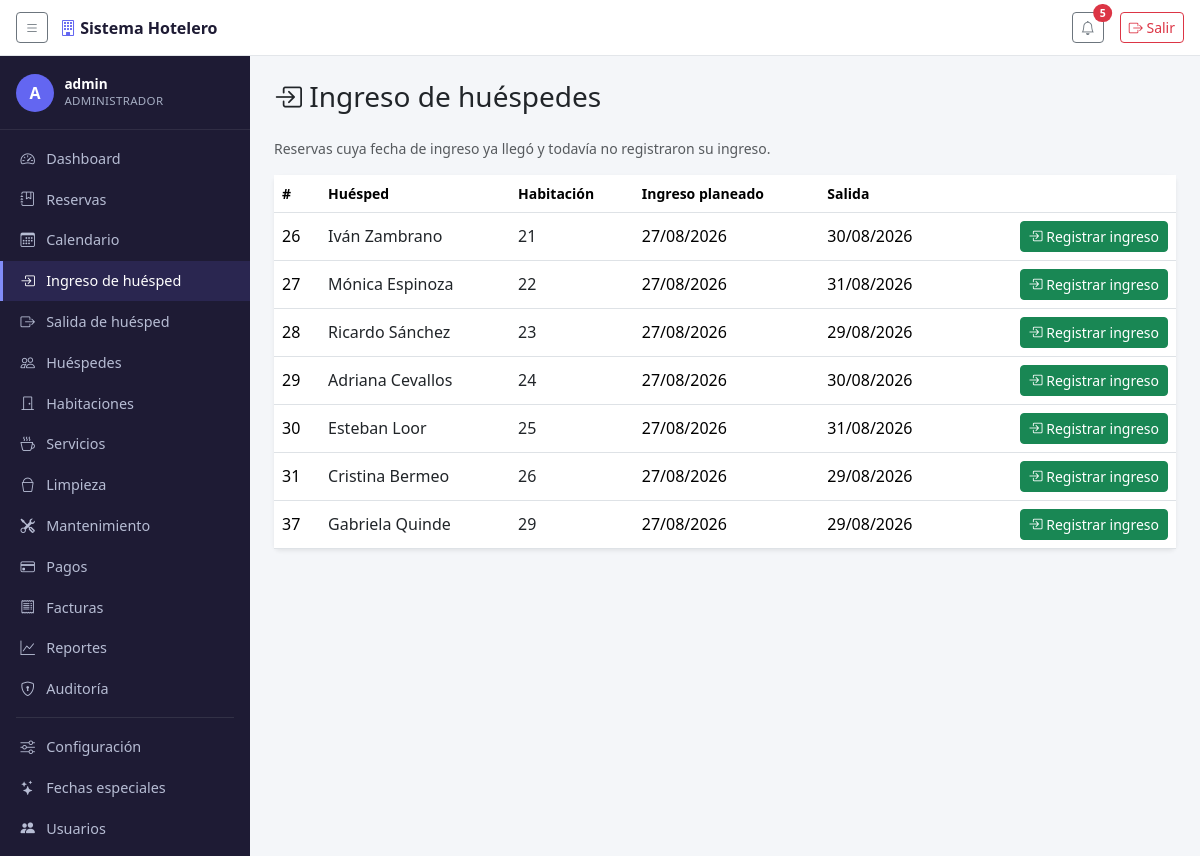
Page /checkin/ (signed in) on the earlier database version.
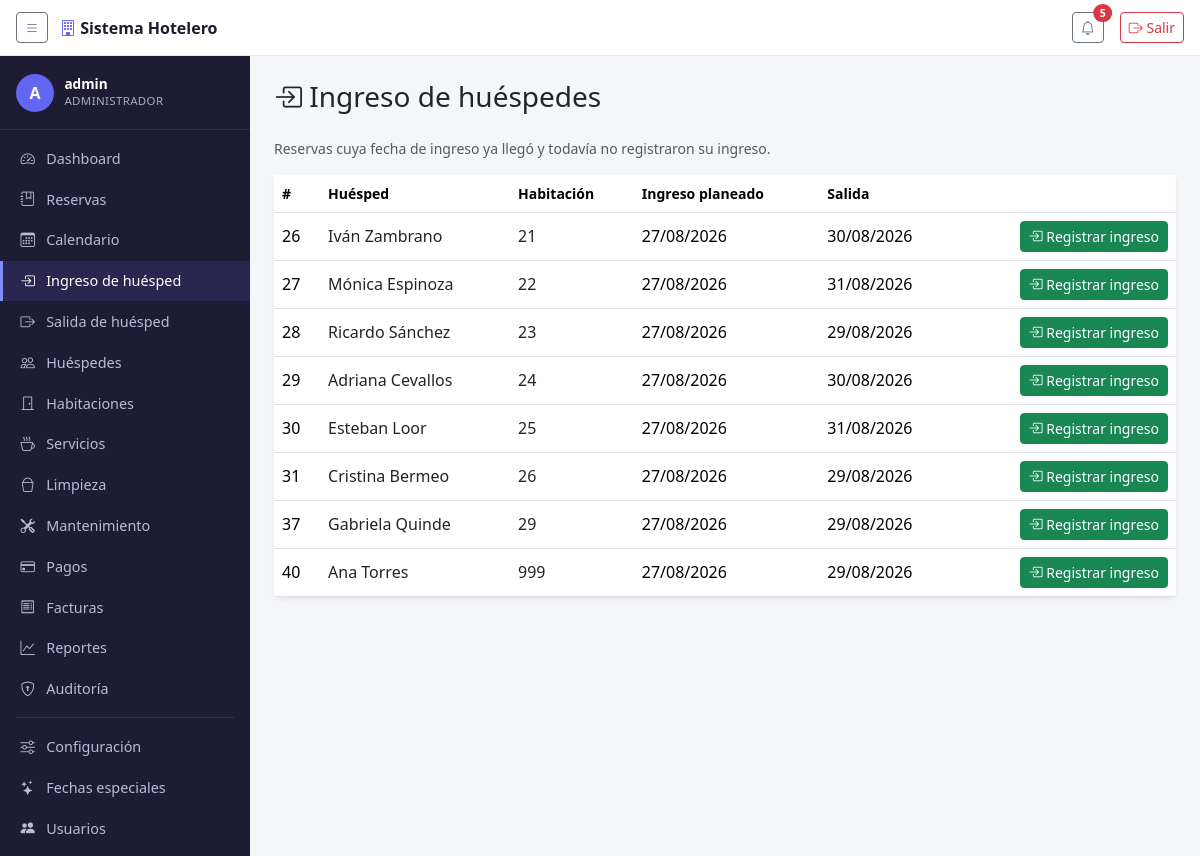
Same page on the later database version.
### reservas/models.py (models this page shows, shortened)
class Reserva(models.Model):
    cliente = models.ForeignKey(Cliente, on_delete=models.RESTRICT)
    habitacion = models.ForeignKey(Habitacion, on_delete=models.CASCADE)
    fecha_ingreso = models.DateField()
    fecha_salida = models.DateField()
    creada_en = models.DateTimeField(auto_now_add=True, null=True)
    check_in_at = models.DateTimeField(null=True, blank=True)
    check_out_at = models.DateTimeField(null=True, blank=True)
    cancelada_en = models.DateTimeField(null=True, blank=True)
    motivo_cancelacion = models.TextField(blank=True)
    class Meta:
        ordering = ['-fecha_ingreso']
        constraints = [
            models.CheckConstraint(
                check=Q(fecha_salida__gt=models.F('fecha_ingreso')),
                name='reserva_fecha_salida_posterior_a_ingreso',
            ),
        ]
    def duracion(self):
        return (self.fecha_salida - self.fecha_ingreso).days
    def temporada_especial(self):
        return FechaEspecial.objects.filter(
            activo=True, fecha_inicio__lte=self.fecha_salida, fecha_fin__gte=self.fecha_ingreso,
        ).order_by('-fecha_inicio').first()
    def costo(self):
        base = self.habitacion.precio * self.duracion()
        temporada = self.temporada_especial()
        if temporada and temporada.porcentaje_ajuste:
            factor = Decimal('1') + (temporada.porcentaje_ajuste / Decimal('100'))
            base = (base * factor).quantize(Decimal('0.01'))
        return base
    def total_consumos(self):
        return self.consumos.aggregate(t=Sum('subtotal'))['t'] or 0
    def total_con_iva(self):
        return self.costo() + self.total_consumos()
    def total_pagado(self):
        return self.pagos.aggregate(t=Sum('monto'))['t'] or 0
    def saldo_pendiente(self):
        total = self.factura.total if hasattr(self, 'factura') else self.total_con_iva()
        return total - self.total_pagado()

class Cliente(models.Model):
    cedula = models.CharField(
        max_length=13, primary_key=True, verbose_name='N.º de documento',
        help_text='Cédula (10 dígitos) o RUC (13 dígitos) según el tipo elegido abajo.',
    )
    tipo_documento = models.CharField(max_length=20, choices=TIPOS_DOCUMENTO, default='Cedula')
    nombre = models.CharField(max_length=50)
    apellido = models.CharField(max_length=50)
    telefono = models.CharField(
        max_length=10, validators=[validar_telefono_ecuador],
        help_text='10 dígitos, empieza con 0 (ej. 0991234567).',
    )
    correo = models.EmailField()
    direccion = models.CharField(max_length=100, null=True, blank=True)
    nacionalidad = models.CharField(max_length=50, null=True, blank=True)
    observaciones = models.TextField(null=True, blank=True)
    class Meta:
        ordering = ['apellido', 'nombre']
    def nombre_completo(self):
        return f'{self.nombre} {self.apellido}'

class Habitacion(models.Model):
    codigo = models.CharField(max_length=100, primary_key=True)
    numero = models.CharField(max_length=10, unique=True)
    tipo = models.ForeignKey(TipoHabitacion, on_delete=models.PROTECT, related_name='habitaciones')
    precio = models.DecimalField(
        max_digits=10, decimal_places=2,
        help_text=(
            'Precio por noche que paga el huésped, IVA incluido (sección 31). '
            'Si se deja en blanco se usa el del tipo.'
        ),
    )
    estado = models.CharField(max_length=20, choices=ESTADOS_HABITACION, default='Disponible')
    piso = models.CharField(max_length=10, null=True, blank=True)
    descripcion = models.TextField(null=True, blank=True)
    caracteristicas = models.TextField(
        null=True, blank=True,
        help_text='Ej: vista al mar, balcón, aire acondicionado (texto libre por ahora).',
    )
    imagen = models.ImageField(upload_to='habitaciones/', null=True, blank=True)
    class Meta:
        ordering = ['numero']

### reservas/views.py (the view)
# urls.py: path('checkin/', views.checkin_lista, name='checkin_lista'),
@permission_required('reservas.change_reserva', raise_exception=True)
def checkin_lista(request):
    hoy = timezone.localdate()
    pendientes = Reserva.objects.select_related('cliente', 'habitacion').filter(
        fecha_ingreso__lte=hoy, check_in_at__isnull=True, check_out_at__isnull=True,
        cancelada_en__isnull=True,
    ).order_by('fecha_ingreso')
    return render(request, 'reservas/checkin_lista.html', {
        'seccion': 'checkin', 'reservas': pendientes,
    })

### reservas/context_processors.py (called while the page is built)
def tema_temporada(request):
    if not request.user.is_authenticated:
        return {}
    hoy = timezone.localdate()
    especial = FechaEspecial.objects.filter(
        activo=True, fecha_inicio__lte=hoy, fecha_fin__gte=hoy,
    ).exclude(tema='ninguno').order_by('-fecha_inicio').first()
    if not especial:
        return {'tema_temporada': None}
    estilos = _ESTILOS_TEMA.get(especial.tema)
    if not estilos:
        return {'tema_temporada': None}
    return {'tema_temporada': {**estilos, 'fecha_especial': especial}}

### reservas/templates/reservas/checkin_lista.html (shortened to what this page needs)
{% extends "base.html" %}
{% block content %}
<h1 class="h3 mb-4"><i class="bi bi-box-arrow-in-right"></i> Ingreso de huéspedes</h1>
<p class="text-muted small mb-3">Reservas cuya fecha de ingreso ya llegó y todavía no registraron su ingreso.</p>
<div class="card border-0 shadow-sm">
  <div class="table-responsive">
    <table class="table align-middle mb-0">
      <thead>
        <tr class="text-muted small">
          <th>#</th>
          <th>Huésped</th>
          <th>Habitación</th>
          <th>Ingreso planeado</th>
          <th>Salida</th>
          <th></th>
        </tr>
      </thead>
      <tbody>
        {% for r in reservas %}
        <tr>
          <td>{{ r.id }}</td>
          <td><a href="{% url 'huesped_detalle' r.cliente.cedula %}">{{ r.cliente.nombre_completo }}</a></td>
          <td><a href="{% url 'habitacion_detalle' r.habitacion.codigo %}">{{ r.habitacion.numero }}</a></td>
          <td>{{ r.fecha_ingreso|date:"d/m/Y" }}</td>
          <td>{{ r.fecha_salida|date:"d/m/Y" }}</td>
          <td class="text-end">
            <form method="post" action="{% url 'checkin_confirmar' r.id %}">
              <button type="submit" class="btn btn-sm btn-success">
                <i class="bi bi-box-arrow-in-right"></i> Registrar ingreso
              </button>
            </form>
          </td>
        </tr>
        {% empty %}
        <tr><td colspan="6" class="text-center text-muted py-4">No hay ingresos pendientes.</td></tr>
        {% endfor %}
      </tbody>
    </table>
  </div>
</div>
{% endblock %}

Differences in the rows shown:
added Reserva: id "40", cliente.nombre_completo "Ana Torres", habitacion.numero "999", fecha_ingreso "27/08/2026", fecha_salida "29/08/2026"
